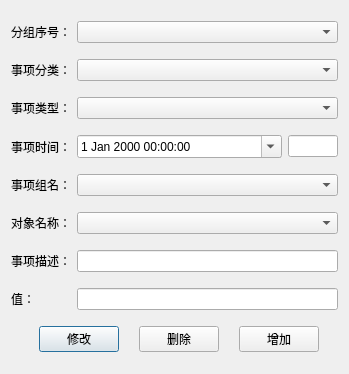
<?xml version="1.0" encoding="UTF-8"?>
<ui version="4.0">
 <class>Event_modify_dialog_base</class>
 <widget class="QDialog" name="Event_modify_dialog_base">
  <property name="geometry">
   <rect>
    <x>0</x>
    <y>0</y>
    <width>349</width>
    <height>374</height>
   </rect>
  </property>
  <property name="windowTitle">
   <string>历史事项修改</string>
  </property>
  <layout class="QGridLayout" name="gridLayout" rowstretch="1,0,0,0,0,0,0,0,0">
   <item row="0" column="0">
    <widget class="QLabel" name="textLabel1">
     <property name="text">
      <string>分组序号：</string>
     </property>
     <property name="wordWrap">
      <bool>false</bool>
     </property>
    </widget>
   </item>
   <item row="0" column="1">
    <widget class="QComboBox" name="m_pGroup_combobox"/>
   </item>
   <item row="1" column="0">
    <widget class="QLabel" name="textLabel2">
     <property name="text">
      <string>事项分类：</string>
     </property>
     <property name="wordWrap">
      <bool>false</bool>
     </property>
    </widget>
   </item>
   <item row="1" column="1">
    <widget class="QComboBox" name="m_pEvent_sort_combobox"/>
   </item>
   <item row="2" column="0">
    <widget class="QLabel" name="textLabel3">
     <property name="text">
      <string>事项类型：</string>
     </property>
     <property name="wordWrap">
      <bool>false</bool>
     </property>
    </widget>
   </item>
   <item row="2" column="1">
    <widget class="QComboBox" name="m_pEvent_type_combobox"/>
   </item>
   <item row="3" column="0">
    <widget class="QLabel" name="textLabel4">
     <property name="text">
      <string>事项时间：</string>
     </property>
     <property name="wordWrap">
      <bool>false</bool>
     </property>
    </widget>
   </item>
   <item row="3" column="1">
    <layout class="QHBoxLayout" name="horizontalLayout_2">
     <item>
      <widget class="QDateTimeEdit" name="m_pDatetime_edit">
       <property name="sizePolicy">
        <sizepolicy hsizetype="MinimumExpanding" vsizetype="Fixed">
         <horstretch>0</horstretch>
         <verstretch>0</verstretch>
        </sizepolicy>
       </property>
       <property name="calendarPopup">
        <bool>true</bool>
       </property>
      </widget>
     </item>
     <item>
      <widget class="QLineEdit" name="m_pMs_edit">
       <property name="maximumSize">
        <size>
         <width>50</width>
         <height>16777215</height>
        </size>
       </property>
      </widget>
     </item>
    </layout>
   </item>
   <item row="4" column="0">
    <widget class="QLabel" name="textLabel5">
     <property name="text">
      <string>事项组名：</string>
     </property>
     <property name="wordWrap">
      <bool>false</bool>
     </property>
    </widget>
   </item>
   <item row="4" column="1">
    <widget class="QComboBox" name="m_pRtu_combobox"/>
   </item>
   <item row="5" column="0">
    <widget class="QLabel" name="textLabel6">
     <property name="text">
      <string>对象名称：</string>
     </property>
     <property name="wordWrap">
      <bool>false</bool>
     </property>
    </widget>
   </item>
   <item row="5" column="1">
    <widget class="QComboBox" name="m_pObject_combobox"/>
   </item>
   <item row="6" column="0">
    <widget class="QLabel" name="textLabel7">
     <property name="text">
      <string>事项描述：</string>
     </property>
     <property name="wordWrap">
      <bool>false</bool>
     </property>
    </widget>
   </item>
   <item row="6" column="1">
    <widget class="QLineEdit" name="m_pEvent_desc_edit"/>
   </item>
   <item row="7" column="0">
    <widget class="QLabel" name="textLabel8">
     <property name="text">
      <string>值：</string>
     </property>
     <property name="wordWrap">
      <bool>false</bool>
     </property>
    </widget>
   </item>
   <item row="7" column="1">
    <widget class="QLineEdit" name="m_pValue_edit"/>
   </item>
   <item row="8" column="0" colspan="2">
    <layout class="QHBoxLayout" name="horizontalLayout">
     <item>
      <spacer name="horizontalSpacer">
       <property name="orientation">
        <enum>Qt::Horizontal</enum>
       </property>
       <property name="sizeHint" stdset="0">
        <size>
         <width>40</width>
         <height>20</height>
        </size>
       </property>
      </spacer>
     </item>
     <item>
      <widget class="QPushButton" name="m_pModify_button">
       <property name="text">
        <string>修改</string>
       </property>
      </widget>
     </item>
     <item>
      <spacer name="horizontalSpacer_2">
       <property name="orientation">
        <enum>Qt::Horizontal</enum>
       </property>
       <property name="sizeHint" stdset="0">
        <size>
         <width>25</width>
         <height>20</height>
        </size>
       </property>
      </spacer>
     </item>
     <item>
      <widget class="QPushButton" name="m_pDelete_button">
       <property name="text">
        <string>删除</string>
       </property>
      </widget>
     </item>
     <item>
      <spacer name="horizontalSpacer_3">
       <property name="orientation">
        <enum>Qt::Horizontal</enum>
       </property>
       <property name="sizeHint" stdset="0">
        <size>
         <width>26</width>
         <height>20</height>
        </size>
       </property>
      </spacer>
     </item>
     <item>
      <widget class="QPushButton" name="m_pAdd_button">
       <property name="text">
        <string>增加</string>
       </property>
      </widget>
     </item>
     <item>
      <spacer name="horizontalSpacer_4">
       <property name="orientation">
        <enum>Qt::Horizontal</enum>
       </property>
       <property name="sizeHint" stdset="0">
        <size>
         <width>30</width>
         <height>20</height>
        </size>
       </property>
      </spacer>
     </item>
    </layout>
   </item>
  </layout>
 </widget>
 <tabstops>
  <tabstop>m_pGroup_combobox</tabstop>
  <tabstop>m_pEvent_sort_combobox</tabstop>
  <tabstop>m_pEvent_type_combobox</tabstop>
  <tabstop>m_pDatetime_edit</tabstop>
  <tabstop>m_pMs_edit</tabstop>
  <tabstop>m_pRtu_combobox</tabstop>
  <tabstop>m_pObject_combobox</tabstop>
  <tabstop>m_pEvent_desc_edit</tabstop>
  <tabstop>m_pValue_edit</tabstop>
  <tabstop>m_pModify_button</tabstop>
  <tabstop>m_pDelete_button</tabstop>
  <tabstop>m_pAdd_button</tabstop>
 </tabstops>
 <resources/>
 <connections/>
</ui>
